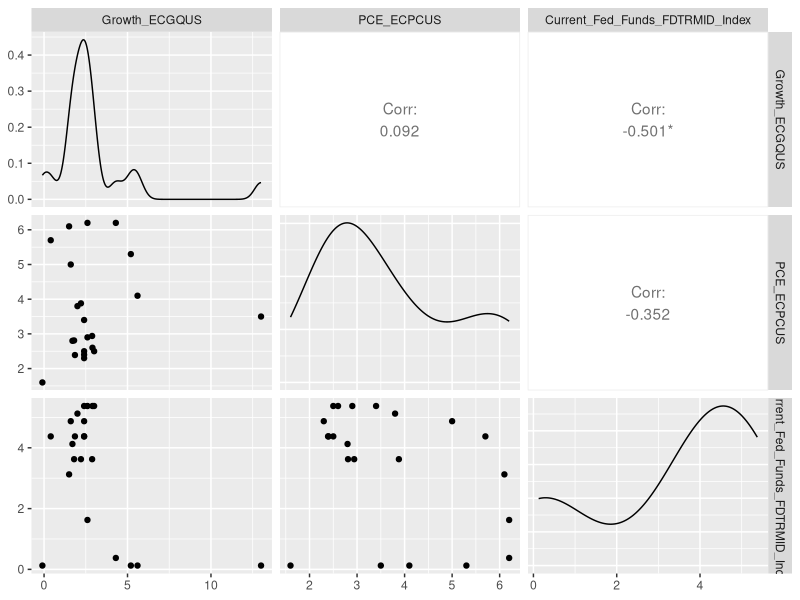
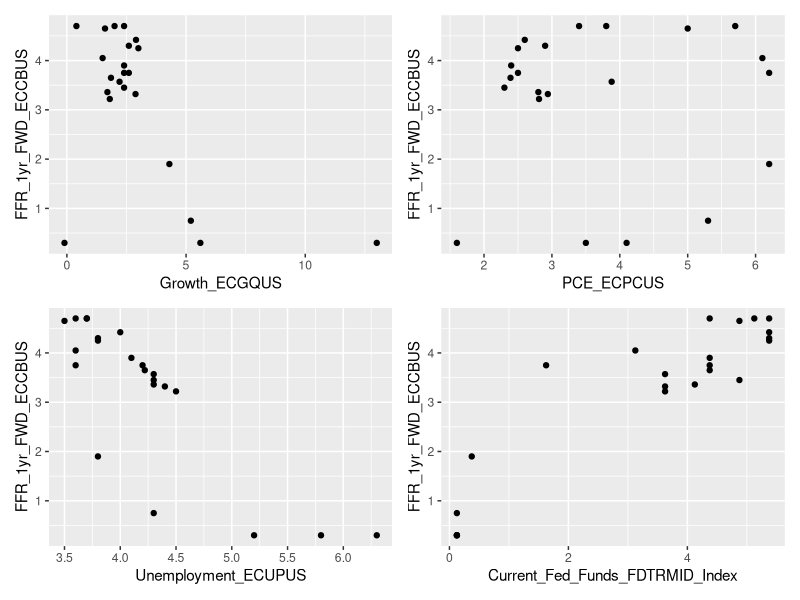
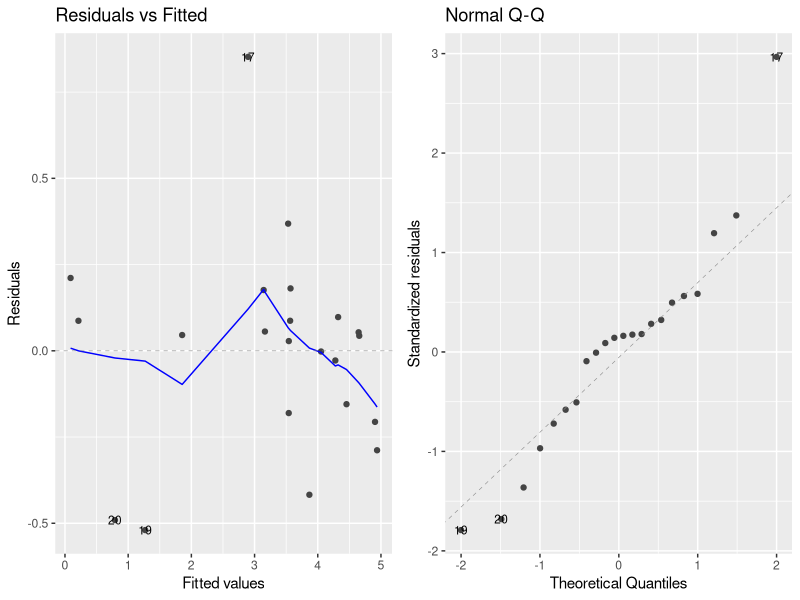
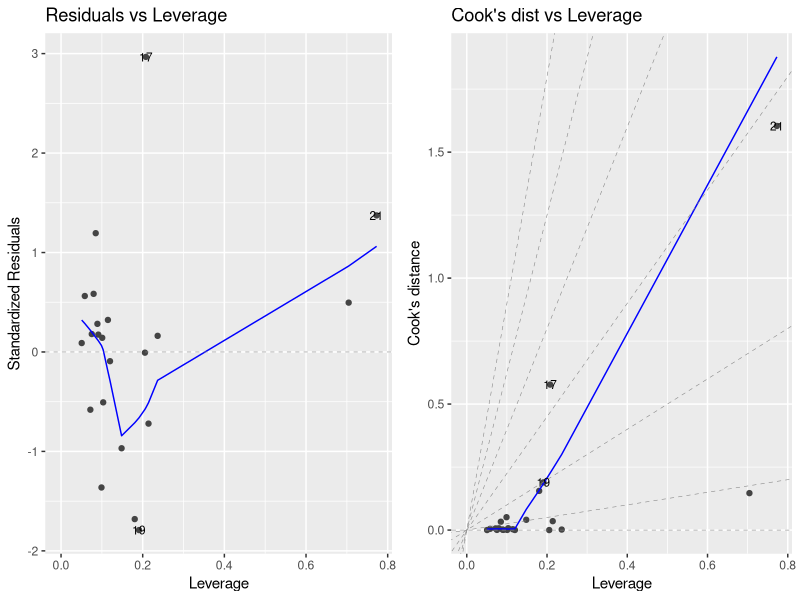
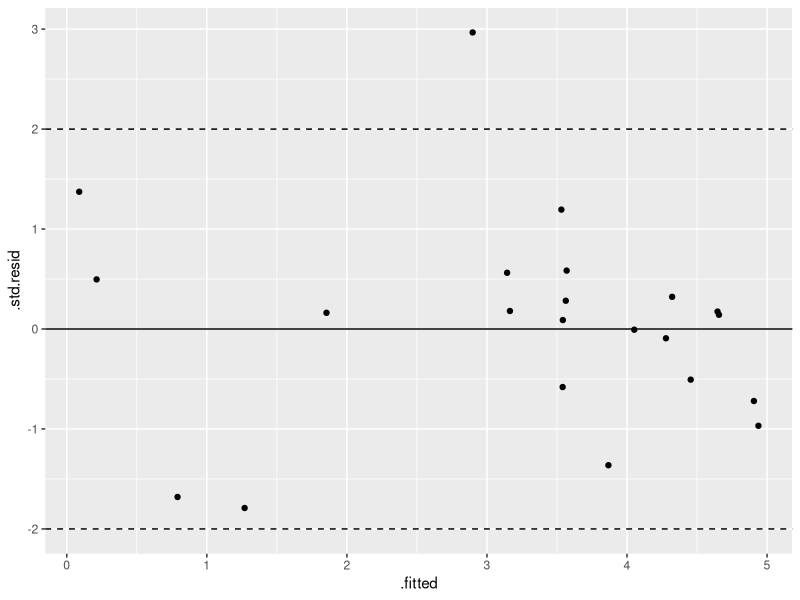
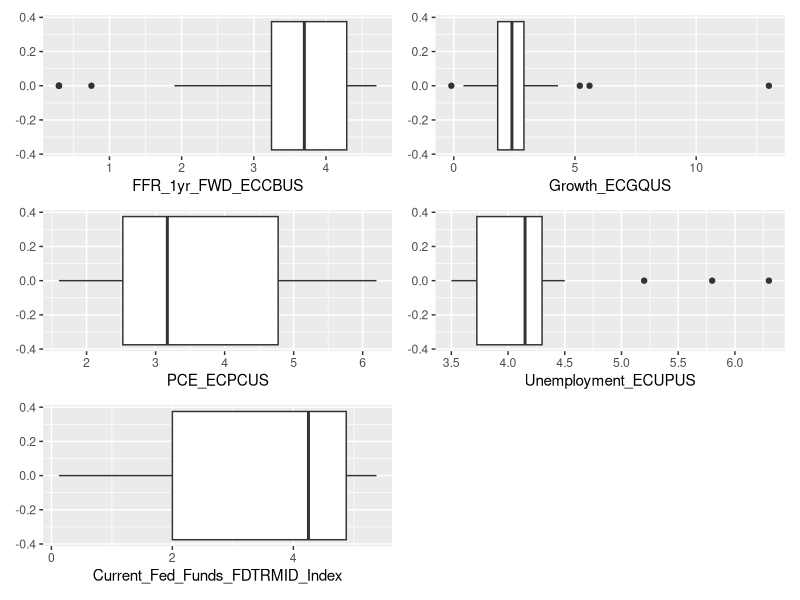
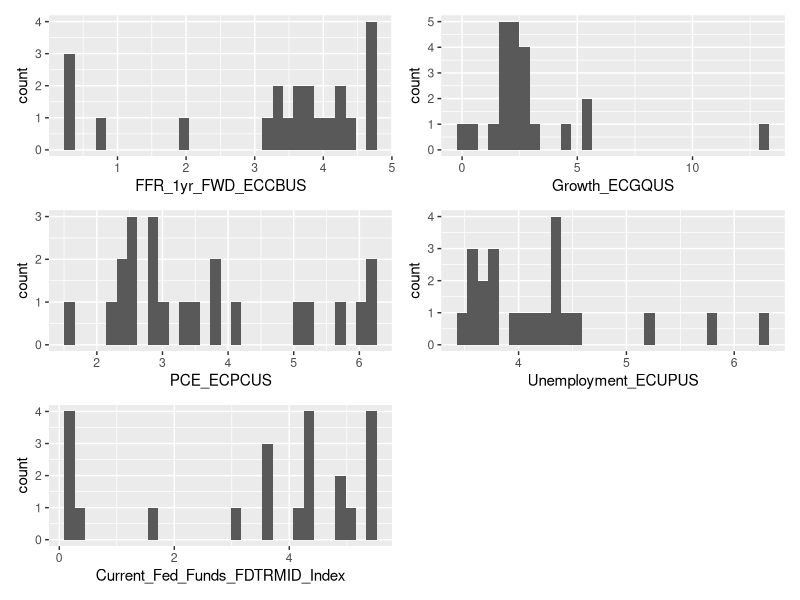

These figures' R source, in order:
## ---- chunk 1
#knitr::opts_chunk$set(echo = TRUE)
knitr::opts_chunk$set(echo = FALSE)

## ---- chunk 2
## Load libraries
library(readxl)
library(ggplot2)
library(patchwork)
library(dplyr)
library(broom)
library(ggfortify)
library(GGally)

## Import data
Data_Cash <- read_excel("../Data/Cash.xlsx")

## ---- chunk 3
## Fit the model
Cash.lm <- lm(FFR_1yr_FWD_ECCBUS ~ Growth_ECGQUS + PCE_ECPCUS + Current_Fed_Funds_FDTRMID_Index,
              data = Data_Cash)
summary(Cash.lm)
cat("AIC: ", AIC(Cash.lm), "\n")
cat("BIC: ", BIC(Cash.lm), "\n")

## ---- chunk 4

pred.new.data <- Data_Cash %>% slice_max(Date, n = 1)

cat("Confidence Interval:", "\n")
predict(Cash.lm, newdata = pred.new.data, interval = "confidence")

cat("\n")
cat("Prediction Interval:", "\n")
predict(Cash.lm, newdata = pred.new.data, interval = "prediction")

cat("\n")
cat("Using latest data: ", as.character(pred.new.data$Date), "\n")
print(pred.new.data[, c(2:6)])


## ---- chunk 5
Data_Cash_InScope <- Data_Cash[c("Growth_ECGQUS","PCE_ECPCUS","Current_Fed_Funds_FDTRMID_Index")]
ggpairs(data = Data_Cash_InScope, progress = FALSE)
#ggpairs(data = Data_Cash, columns = 2:5, progress = FALSE)

## ---- chunk 6
# Scatterplot to check for linear relationships
sp1 <- ggplot(data = Data_Cash, aes(x = Growth_ECGQUS, y = FFR_1yr_FWD_ECCBUS)) + geom_point()
sp2 <- ggplot(data = Data_Cash, aes(x = PCE_ECPCUS, y = FFR_1yr_FWD_ECCBUS)) + geom_point()
sp3 <- ggplot(data = Data_Cash, aes(x = Unemployment_ECUPUS, y = FFR_1yr_FWD_ECCBUS)) + geom_point()
sp4 <- ggplot(data = Data_Cash, aes(x = Current_Fed_Funds_FDTRMID_Index, y = FFR_1yr_FWD_ECCBUS)) + geom_point()
sp1 + sp2 + sp3 + sp4 + plot_layout(ncol = 2, nrow = 2)

## ---- chunk 7

#autoplot(Cash.lm, which = 1:6, ncol = 3, label.size = 3)
# autoplot(Cash.lm, which = 1, ncol = 1, label.size = 3)
# autoplot(Cash.lm, which = 2, ncol = 1, label.size = 3)
# autoplot(Cash.lm, which = 5, ncol = 1, label.size = 3)
# autoplot(Cash.lm, which = 6, ncol = 1, label.size = 3)

autoplot(Cash.lm, which = 1:2, ncol = 2, label.size = 3)
autoplot(Cash.lm, which = 5:6, ncol = 2, label.size = 3)

lm.data <- augment(Cash.lm)
ggplot(lm.data, aes(x = .fitted, y = .std.resid)) +
  geom_point() +
  geom_hline(yintercept = 0) +
  geom_hline(yintercept = 2, linetype = "dashed") +
  geom_hline(yintercept = -2, linetype = "dashed")
  

## ---- chunk 8
# box plot to check for outliers
bp1 <- ggplot(data = Data_Cash, aes(FFR_1yr_FWD_ECCBUS)) + geom_boxplot()
bp2 <- ggplot(data = Data_Cash, aes(Growth_ECGQUS)) + geom_boxplot()
bp3 <- ggplot(data = Data_Cash, aes(PCE_ECPCUS)) + geom_boxplot()
bp4 <- ggplot(data = Data_Cash, aes(Unemployment_ECUPUS)) + geom_boxplot()
bp5 <- ggplot(data = Data_Cash, aes(Current_Fed_Funds_FDTRMID_Index)) + geom_boxplot()
bp1 + bp2 + bp3 + bp4 + bp5 +plot_layout(ncol = 2, nrow = 3)

# histogram to check for outliers

h1 <- ggplot(data = Data_Cash, aes(FFR_1yr_FWD_ECCBUS)) + geom_histogram()
h2 <- ggplot(data = Data_Cash, aes(Growth_ECGQUS)) + geom_histogram()
h3 <- ggplot(data = Data_Cash, aes(PCE_ECPCUS)) + geom_histogram()
h4 <- ggplot(data = Data_Cash, aes(Unemployment_ECUPUS)) + geom_histogram()
h5 <- ggplot(data = Data_Cash, aes(Current_Fed_Funds_FDTRMID_Index)) + geom_histogram()
h1 + h2 + h3 + h4 + h5 +plot_layout(ncol = 2, nrow = 3)
